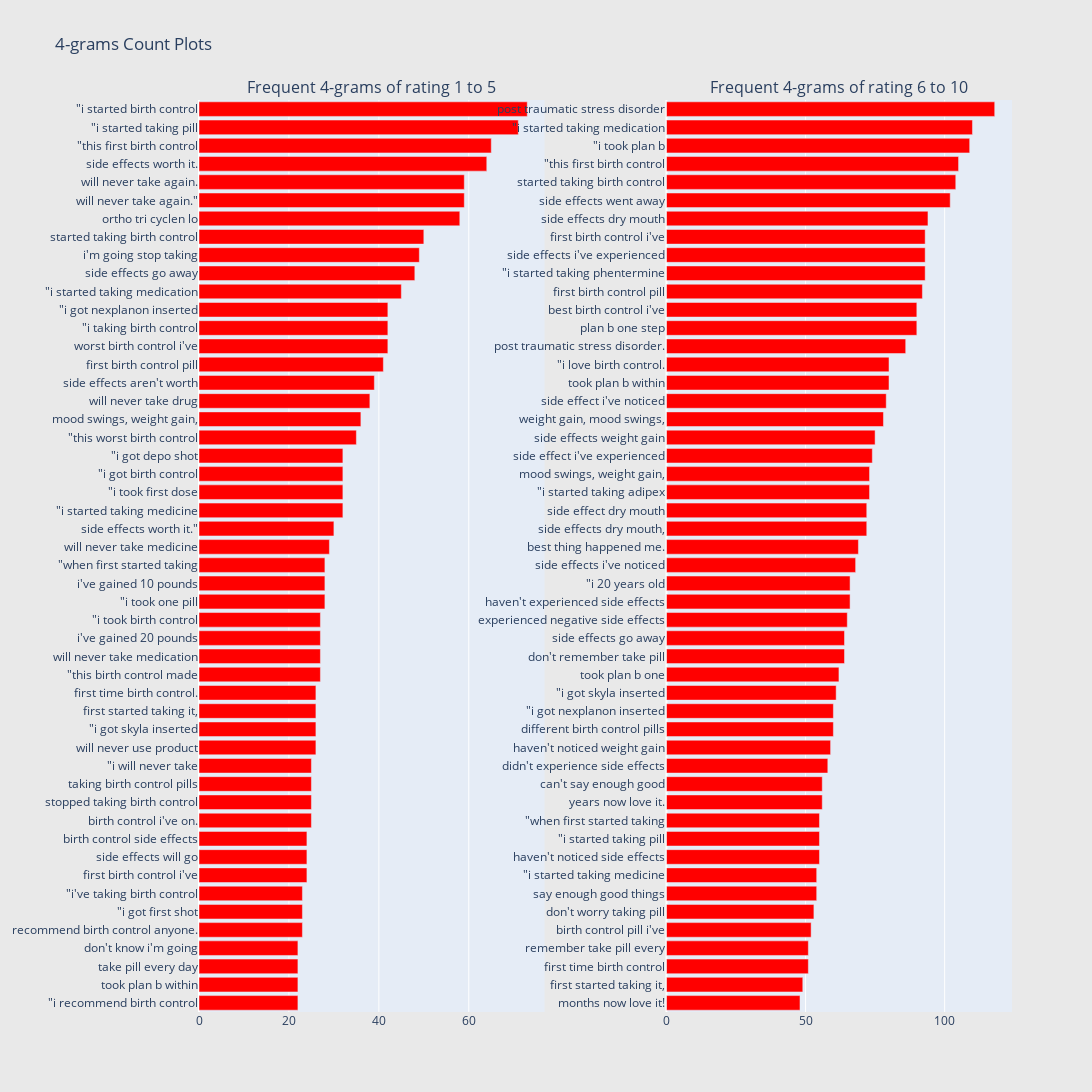

Source (notebook cell):
### Markdown cell above
### 4-gram

### Code cell
freq_dict = defaultdict(int)
for sent in df_all_1_5["review"]:
    for word in generate_ngrams(sent,4):
        freq_dict[word] += 1
fd_sorted = pd.DataFrame(sorted(freq_dict.items(), key=lambda x: x[1])[::-1])
fd_sorted.columns = ["word", "wordcount"]
trace1 = horizontal_bar_chart(fd_sorted.head(50), 'red')

freq_dict = defaultdict(int)
for sent in df_all_6_10["review"]:
    for word in generate_ngrams(sent,4):
        freq_dict[word] += 1
fd_sorted = pd.DataFrame(sorted(freq_dict.items(), key=lambda x: x[1])[::-1])
fd_sorted.columns = ["word", "wordcount"]
trace2 = horizontal_bar_chart(fd_sorted.head(50), 'red')

# Creating two subplots
fig = tools.make_subplots(rows=1, cols=2, vertical_spacing=0.04,horizontal_spacing=0.15,
                          subplot_titles=["Frequent 4-grams of rating 1 to 5", 
                                          "Frequent 4-grams of rating 6 to 10"])
fig.append_trace(trace1, 1, 1)
fig.append_trace(trace2, 1, 2)
fig['layout'].update(height=1200, width=1600, paper_bgcolor='rgb(233,233,233)', title="4-grams Count Plots")
py.iplot(fig, filename='word-plots')

### Figure 1 — Plotly figure (JSON) as saved in the notebook; plotly's stock layout.template omitted (floating-point values rounded to 4 significant figures)
{"data": [{"marker": {"color": "red"}, "orientation": "h", "showlegend": false, "type": "bar", "x": [22, 22, 22, 22, 23, 23, 23, 24, 24, 24, 25, 25, 25, 25, 26, 26, 26, 26, 27, 27, 27, 27, 28, 28, 28, 29, 30, 32, 32, 32, 32, 35, 36, 38, 39, 41, 42, 42, 42, 45, 48, 49, 50, 58, 59, 59, 64, 65, 71, 73], "xaxis": "x", "y": ["\"i recommend birth control", "took plan b within", "take pill every day", "don&#039;t know i&#039;m going", "recommend birth control anyone.", "\"i got first shot", "\"i&#039;ve taking birth control", "first birth control i&#039;ve", "side effects will go", "birth control side effects", "birth control i&#039;ve on.", "stopped taking birth control", "taking birth control pills", "\"i will never take", "will never use product", "\"i got skyla inserted", "first started taking it,", "first time birth control.", "\"this birth control made", "will never take medication", "i&#039;ve gained 20 pounds", "\"i took birth control", "\"i took one pill", "i&#039;ve gained 10 pounds", "\"when first started taking", "will never take medicine", "side effects worth it.\"", "\"i started taking medicine", "\"i took first dose", "\"i got birth control", "\"i got depo shot", "\"this worst birth control", "mood swings, weight gain,", "will never take drug", "side effects aren&#039;t worth", "first birth control pill", "worst birth control i&#039;ve", "\"i taking birth control", "\"i got nexplanon inserted", "\"i started taking medication", "side effects go away", "i&#039;m going stop taking", "started taking birth control", "ortho tri cyclen lo", "will never take again.\"", "will never take again.", "side effects worth it.", "\"this first birth control", "\"i started taking pill", "\"i started birth control"], "yaxis": "y"}, {"marker": {"color": "red"}, "orientation": "h", "showlegend": false, "type": "bar", "x": [48, 49, 51, 51, 52, 53, 54, 54, 55, 55, 55, 56, 56, 58, 59, 60, 60, 61, 62, 64, 64, 65, 66, 66, 68, 69, 72, 72, 73, 73, 74, 75, 78, 79, 80, 80, 86, 90, 90, 92, 93, 93, 93, 94, 102, 104, 105, 109, 110, 118], "xaxis": "x2", "y": ["months now love it!", "first started taking it,", "first time birth control", "remember take pill every", "birth control pill i&#039;ve", "don&#039;t worry taking pill", "say enough good things", "\"i started taking medicine", "haven&#039;t noticed side effects", "\"i started taking pill", "\"when first started taking", "years now love it.", "can&#039;t say enough good", "didn&#039;t experience side effects", "haven&#039;t noticed weight gain", "different birth control pills", "\"i got nexplanon inserted", "\"i got skyla inserted", "took plan b one", "don&#039;t remember take pill", "side effects go away", "experienced negative side effects", "haven&#039;t experienced side effects", "\"i 20 years old", "side effects i&#039;ve noticed", "best thing happened me.", "side effects dry mouth,", "side effect dry mouth", "\"i started taking adipex", "mood swings, weight gain,", "side effect i&#039;ve experienced", "side effects weight gain", "weight gain, mood swings,", "side effect i&#039;ve noticed", "took plan b within", "\"i love birth control.", "post traumatic stress disorder.", "plan b one step", "best birth control i&#039;ve", "first birth control pill", "\"i started taking phentermine", "side effects i&#039;ve experienced", "first birth control i&#039;ve", "side effects dry mouth", "side effects went away", "started taking birth control", "\"this first birth control", "\"i took plan b", "\"i started taking medication", "post traumatic stress disorder"], "yaxis": "y2"}], "layout": {"annotations": [{"font": {"size": 16}, "showarrow": false, "text": "Frequent 4-grams of rating 1 to 5", "x": 0.2125, "xanchor": "center", "xref": "paper", "y": 1, "yanchor": "bottom", "yref": "paper"}, {"font": {"size": 16}, "showarrow": false, "text": "Frequent 4-grams of rating 6 to 10", "x": 0.7875, "xanchor": "center", "xref": "paper", "y": 1, "yanchor": "bottom", "yref": "paper"}], "height": 1200, "paper_bgcolor": "rgb(233,233,233)", "title": {"text": "4-grams Count Plots"}, "width": 1600, "xaxis": {"anchor": "y", "domain": [0, 0.425]}, "xaxis2": {"anchor": "y2", "domain": [0.575, 1]}, "yaxis": {"anchor": "x", "domain": [0, 1]}, "yaxis2": {"anchor": "x2", "domain": [0, 1]}}}
